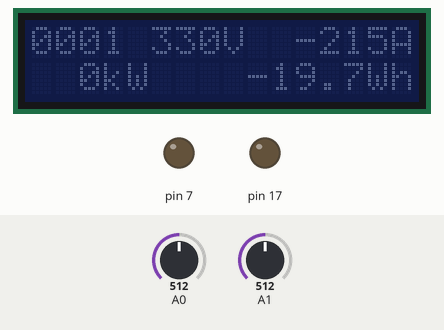
Bench run of a sketch on a simulated Arduino Leonardo, built with avr-gcc and run on an emulated ATmega32U4. Parts: 16×2 character LCD, output pins drawn as LEDs (lit = HIGH). The inputs (shaded band) are chosen by the test bench; at power-on: A0 = 512, A1 = 512. Storage starts empty; what the sketch prints to the serial monitor is not drawn.

Above: at 1.17 s.
1.4 s: A0 set to 0
At 2.6 s:
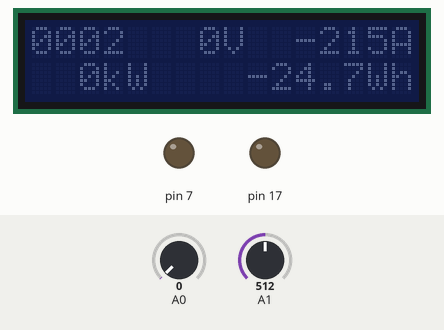
3.5 s: A1 set to 716
At 4.8 s:
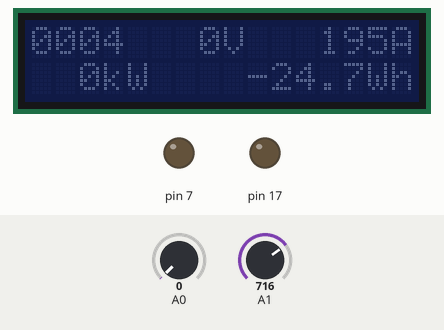
5.5 s: A0 set to 122
At 5.66 s:
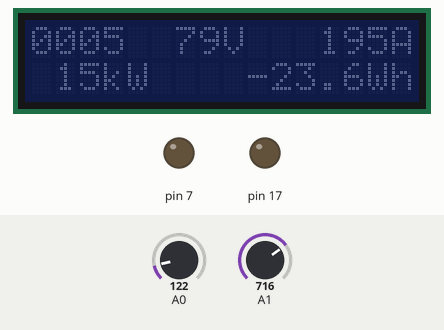
7.0 s: A1 set to 900
At 7.17 s:
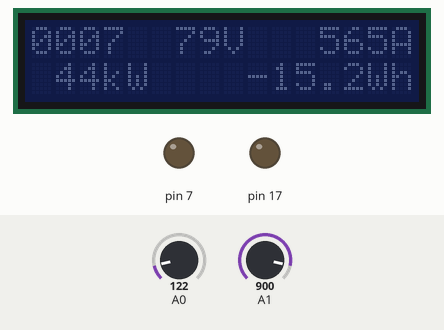
8.5 s: A1 set to 1023
At 8.91 s:
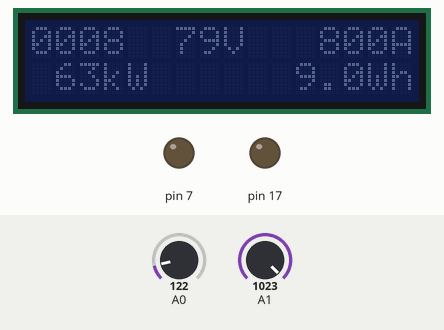
10.0 s: A0 set to 306
At 10.17 s:
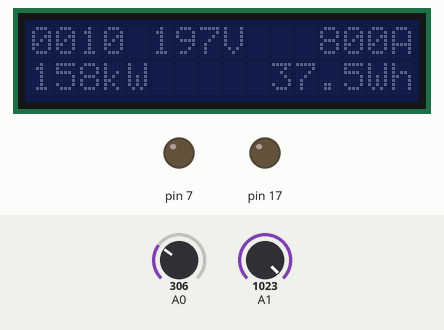
Timing chart, 0 to 12.5 s (numbered marks = the images above; inputs shaded):
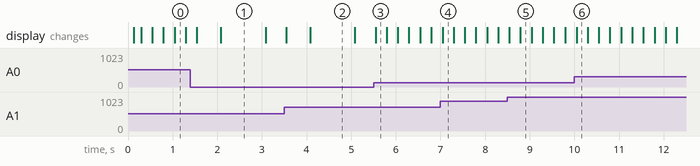

Measured:
- after the input at 5.5 s, the display: changes at once (image 3)
- what the display in image 1 shows lasts 1.0 s, from 2.1 s to 3.1 s

The sketch:

Energy-meter_done.ino
```cpp
#include <LiquidCrystal_I2C.h>
#include <SPI.h>
#include <SD.h>

LiquidCrystal_I2C lcd(0x27, 16, 2);
unsigned long previousMillis = 0;
unsigned long previousMillis_energy = 0;
const long interval_lcd = 1000;
const long interval_energy = 250;
float sec = 0, time_SD = 0;
int currentMillis_len = 0, Cursor_index_currentMillis = 0;
float voltage1 = 0, current1 = 0;
float energy_1 = 0;
float power_1 = 0, max_power = 0;
int voltage1_len = 0, current1_len = 0, power_len = 0, energy_len = 0;
int Cursor_index_Time = 0, Cursor_index_v1 = 0, Cursor_index_c1 = 0, Cursor_index_p = 0, Cursor_index_e = 0;
const int chipSelect = 4;
File dataFile;

void setup() {
  Serial.begin(9600);
  while (!Serial) {
    ; // wait for serial port to connect. Needed for Leonardo only
  }
  lcd.begin();
  lcd.noBacklight();   // ปิด backlight
  //  lcd.backlight();       // เปิด backlight
  pinMode(7, OUTPUT);
  pinMode(SS, OUTPUT);
  lcd.setCursor(0, 0);
  lcd.print("0000");
  lcd.setCursor(5, 0);
  lcd.print("000V");
  lcd.setCursor(11, 0);
  lcd.print("0000A");
  lcd.setCursor(0, 1);
  lcd.print("000kW");
  lcd.setCursor(6, 1);
  lcd.print("00000000Wh");

  //-------------------SD Card module Set up Begin-----------------//
  if (!SD.begin(chipSelect)) {
    while (1) ;
  }
  dataFile = SD.open("datalog2.txt", FILE_WRITE); // change new file
  if (! dataFile) {
    while (1) ;
  }

  //-------------------SD Card module Set up End------------------//
}


void loop() {
  unsigned long currentMillis = millis();
  if (currentMillis - previousMillis_energy >= interval_energy) {
    // -------------------------------------------READ START--------------------------------------
    previousMillis_energy = currentMillis;
    //    digitalWrite(7, !digitalRead(7));
    int sensorVoltage1 = analogRead(A0);
    voltage1 = sensorVoltage1 * (660.0 / 1023.0);
    //    Serial.println(sensorVoltage1);
    int sensorCurrent1 = analogRead(A1);
    Serial.println(sensorCurrent1);
    current1 = 2.0105 * sensorCurrent1 - 1244.5;  // For CURRENT SENSOR 1
    //    current1 = 2.0212 * sensorCurrent1 - 1281.4; // For CURRENT SENSOR 2
    //    current1 = 2.0351 * sensorCurrent1 - 1245.1;  // For CURRENT SENSOR 3


    //    current1 = 400 * sensorCurrent1 * (800.0 / 1023.0) - 1200.0;
    voltage1 = constrain(voltage1, 0, 660);
    current1 = constrain(current1, -800, 800);

    power_1 = (voltage1 * current1 / 1000);
    energy_1 = energy_1 + ((power_1 * interval_energy) / 3600);
    if (power_1 > max_power) {
      max_power = power_1;
    }

    dataFile.print(time_SD);
    dataFile.print(' ');
    dataFile.print(voltage1);
    dataFile.print(' ');
    dataFile.print(current1);
    dataFile.print(' ');
    dataFile.println(power_1);
    dataFile.flush();
    time_SD = time_SD + 0.25;

    // -------------------------------------------READ END--------------------------------------


    // -------------------------------------------LCD START--------------------------------------
    // ----------------LCD HV VOLTAGE---------------------
    voltage1_len = String(voltage1).length();
    Cursor_index_v1 = 11 - voltage1_len;
    lcd.setCursor(4, 0);
    lcd.print("    ");
    lcd.setCursor(Cursor_index_v1, 0);
    lcd.print(voltage1, 0);

    lcd.setCursor(10, 0);
    lcd.print(" ");

    // ----------------LCD HV CURRENT---------------------
    current1_len = String(current1).length();
    Cursor_index_c1 = 18 - current1_len;
    lcd.setCursor(11, 0);
    lcd.print("    ");
    lcd.setCursor(Cursor_index_c1, 0);
    lcd.print(current1, 0);


    // ----------------LCD Power---------------------
    power_len = String(max_power).length();
    Cursor_index_p = 6 - power_len;
    lcd.setCursor(0, 1);
    lcd.print("   ");

    lcd.setCursor(Cursor_index_p, 1);
    lcd.print(max_power, 0);


    lcd.setCursor(5, 1);
    lcd.print(" ");
    // ----------------LCD Energy---------------------

    energy_len = String(energy_1).length();
    Cursor_index_e = 15 - energy_len;
    lcd.setCursor(6, 1);
    lcd.print("        ");
    lcd.setCursor(Cursor_index_e, 1);
    lcd.print(energy_1, 1);


    // -------------------------------------------LCD END--------------------------------------
    //    FOR DEBUG
    //            Serial.println(current1/46);
    //
    //            Serial.print("V: ");
    //            Serial.print(voltage1);
    //            Serial.print("I: ");
    //            Serial.print(current1);
    //            Serial.print("P: ");
    //            Serial.print(max_power);
    //            Serial.print("E: ");
    //            Serial.println(energy_1);
  }

  // --- Time ----------------------------------------------------------------------
  currentMillis = millis();
  currentMillis_len = String(currentMillis).length();
  Cursor_index_currentMillis = 7 - currentMillis_len;

  if (currentMillis - previousMillis >= interval_lcd) {
    previousMillis = currentMillis;
    sec = (currentMillis / 1000);

    lcd.setCursor(Cursor_index_currentMillis, 0);
    if (currentMillis_len == 4) {
      lcd.setCursor(Cursor_index_currentMillis - 1, 0);
    }
    if (currentMillis_len < 5) {
      lcd.print("0");
    }
    lcd.print(sec, 0);
    lcd.setCursor(4, 0);
    lcd.print(" ");
  }
}
```
